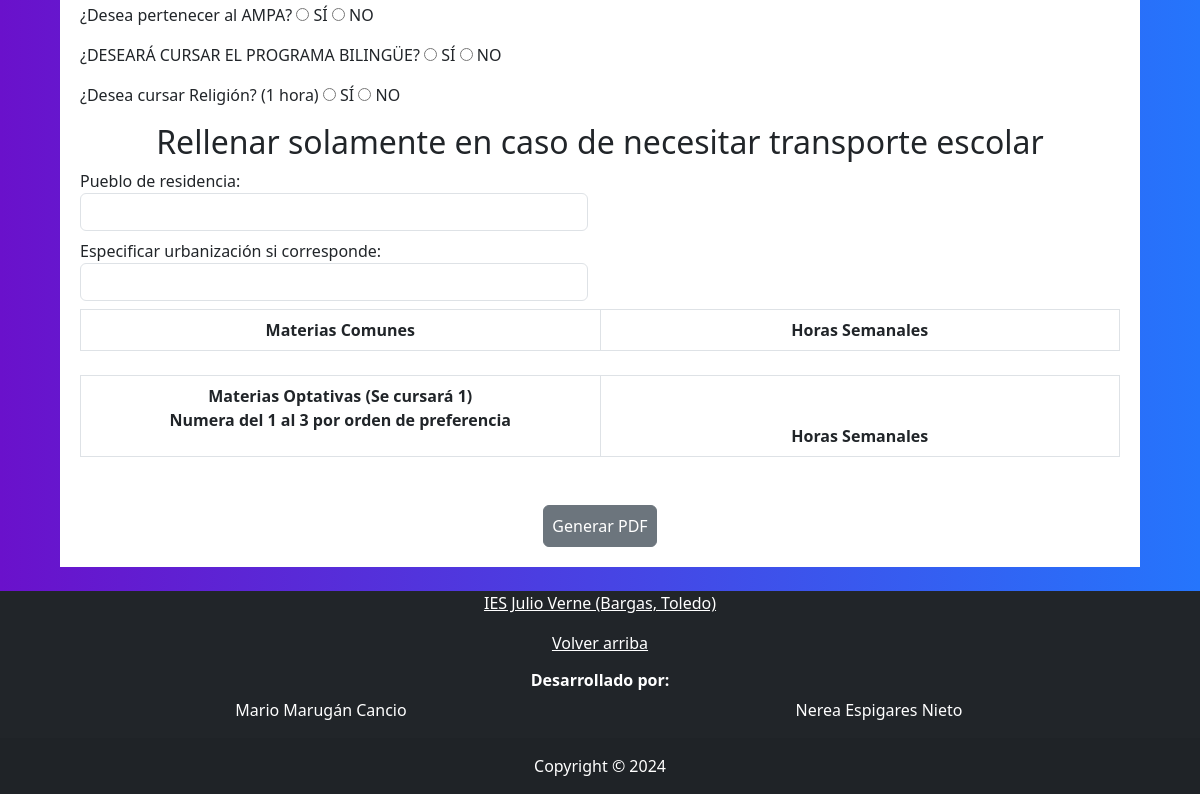
/prematricula/cursos/ESO/1ESO.php (lower part), run on an earlier commit of the app's database.
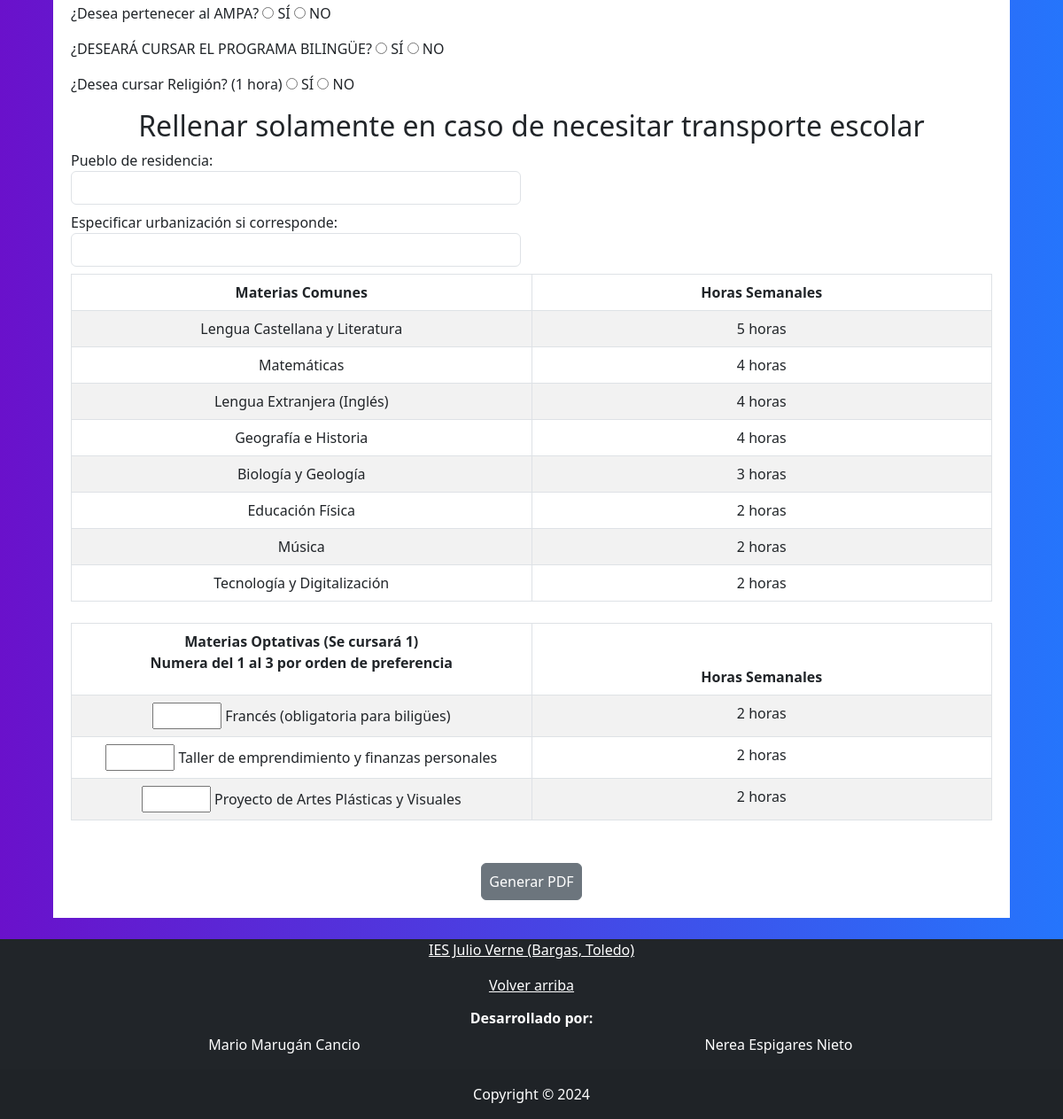
And on a later commit of the database.
### tables this page shows
CREATE TABLE Asignaturas(
	cod_asignatura INT PRIMARY KEY AUTO_INCREMENT,
    nombre VARCHAR(100) NOT NULL,
    horas INT NOT NULL,
    curso VARCHAR(30) NOT NULL,
    tipo VARCHAR(40)
);

### prematricula/cursos/ESO/navESO.php (called while the page is built, shortened)
<?php
$religion = "";
$bilingue = "";
$asignaturasOptativas = [];
$ampa = "";
$pueblo_transporte = "";
$urbanizacion_transporte = "";
?>

### prematricula/cursos/ESO/1ESO.php (the view, shortened to what this page needs)
<!DOCTYPE html>
<html lang="en">
<head>
    <link rel="stylesheet" href="../../../css/bootstrap.min.css">
    <link rel="stylesheet" type="text/css" href="../../../css/app.css">
  <link rel="stylesheet" type="text/css" href="../../../css/prematriculas.css">
    <link href="https://cdn.jsdelivr.net/npm/bootstrap@5.3.0-alpha3/dist/css/bootstrap.min.css" rel="stylesheet">
    <?php
        require('../../../archivosComunes/conexion.php');
    ?>
</head>
<body>
    <?php
    include('navESO.php');
    ?>
    <div class="fondo">
        <div class="matricula mt-4">
            <form id="matriculas" action="../../generate_pdf.php" method="post">
                <?php
                    include('../formularioComun.php');
                ?>
                <div class="form-group mb-2">
                <p>¿DESEARÁ CURSAR EL PROGRAMA BILINGÜE?
                    <?php if($bilingue == "SI"){
                        echo '<input type="radio" id="bilingue_si" name="bilingue" value="SI" checked> SÍ ';
                        echo '<input type="radio" id="bilingue_no" name="bilingue" value="NO"> NO</p>';
                    }else if($bilingue == "NO"){
                        echo '<input type="radio" id="bilingue_si" name="bilingue" value="SI"> SÍ ';
                        echo '<input type="radio" id="bilingue_no" name="bilingue" value="NO" checked> NO</p>';
                    }else{
                        echo '<input type="radio" id="bilingue_si" name="bilingue" value="SI"> SÍ ';
                        echo '<input type="radio" id="bilingue_no" name="bilingue" value="NO"> NO</p>';
                    }
                    ?>
                                    </div>
                <div class="form-group mb-2">
                <p>¿Desea cursar Religión? (1 hora)
                <?php if($religion == "SI"){
                        echo '<input type="radio" id="religion_si" name="religion" value="SI" checked> SÍ ';
                        echo '<input type="radio" id="religion_no" name="religion" value="NO"> NO</p>';
                    }else if($religion == "NO"){
                            echo '<input type="radio" id="religion_si" name="religion" value="SI"> SÍ ';
                            echo '<input type="radio" id="religion_no" name="religion" value="NO" checked> NO</p>';
                    }else{
                        echo '<input type="radio" id="religion_si" name="religion" value="SI"> SÍ ';
                        echo '<input type="radio" id="religion_no" name="religion" value="NO"> NO</p>';
                    }
                    ?>
                </div>
                <h2 class="text-center">Rellenar solamente en caso de necesitar transporte escolar</h2>
<div class="row">
    <div class="col-md-6">
        <div class="form-group mb-2">
            <label for="pueblo_transporte">Pueblo de residencia:</label>
            <input class="form-control" type="text" id="pueblo_transporte" name="pueblo_transporte" value="<?php echo $pueblo_transporte; ?>">
        </div>
        <div class="form-group mb-2">
            <label for="urbanizacion_transporte">Especificar urbanización si corresponde:</label>
            <input class="form-control" type="text" id="urbanizacion_transporte" name="urbanizacion_transporte" value="<?php echo $urbanizacion_transporte; ?>">
        </div>
    </div>
</div>
                <div class="form-group mb-4">
                <table class="table table-bordered table-striped table-hover text-center">
                    <thead>
                        <tr>
                            <th scope="col">Materias Comunes</th>
                            <th scope="col">Horas Semanales</th>
                        </tr>
                    </thead>
                    <tbody>
                        <?php
                            $select = "SELECT cod_asignatura, nombre, horas, curso, tipo FROM Asignaturas WHERE curso LIKE '1ESO' AND tipo LIKE '%comunes'";
                            $resul = $db->query($select);
                            while ($asignatura = $resul->fetch(PDO::FETCH_ASSOC)) {
                                echo '<tr>';
                                    echo '<td id="asignaturas_comumnes'.$asignatura['cod_asignatura'].'">'.$asignatura['nombre'].'</td>';
                                    echo '<td id="horas_comumnes'.$asignatura['cod_asignatura'].'">'.$asignatura['horas'].' horas</td>';
                                echo "</tr>";
                            }
                        ?>
                    </tbody>
                </table>
                </div>
                <div class="form-group mb-5">
                <table class="table table-bordered table-striped table-hover text-center">
                    <thead>
                        <tr>
                            <th scope="col">Materias Optativas (Se cursará 1)
                                <p>Numera del 1 al 3 por orden de preferencia</p>
                            </th>
                            <th scope="col">Horas Semanales</th>
                        </tr>
                    </thead>
                    <tbody>
                        <?php
                            $select = "SELECT cod_asignatura, nombre, horas, curso, tipo FROM Asignaturas WHERE curso LIKE '1ESO' AND tipo LIKE '%optativas'";
                            $resul = $db->query($select);
                            $idClasesOptativas = 1;
                            while ($asignatura = $resul->fetch(PDO::FETCH_ASSOC)) {
                                if(count($asignaturasOptativas)>0){
                                $i=0;
                                while($i < count($asignaturasOptativas)){
                                    if($asignaturasOptativas[$i] == $asignatura['cod_asignatura']){
                                        echo '<tr>';
                                            echo '<td id="'.$idClasesOptativas++.'_optativas"> <input class="clasesOptativas" type="number" name="materias_optativas" min="1" max="3" value='.$asignaturasOptativasPreferencias[$i].'> '.$asignatura['nombre'].'</td>';
                                            echo '<td id="horas_optativas'.$asignatura['cod_asignatura'].'">'.$asignatura['horas'].' horas</td>';
                                        echo "</tr>";
                                    }
                                    $i = $i + 1;
                                }
                            }else{
                                        echo '<tr>';
                                            echo '<td id="'.$idClasesOptativas++.'_optativas"> <input class="clasesOptativas" type="number" name="materias_optativas" min="1" max="3"> '.$asignatura['nombre'].'</td>';
                                            echo '<td id="horas_optativas'.$asignatura['cod_asignatura'].'">'.$asignatura['horas'].' horas</td>';
                                        echo "</tr>";
                            }
                            }
                        ?>
                    </tbody>
                </table>
                </div>
                <div class="d-flex w-100 justify-content-center">
                <button type="button" onclick="validarDatos()" class="btn btn-secondary p-2">Generar PDF</button>
                </div>
            </form>
        </div>
    </div>
    <?php
    include('./../../footer.php');
    ?>
</body>
</html>

### prematricula/cursos/formularioComun.php (shortened to what this page needs)
<div class="form-group mb-2">
                <p>¿Desea pertenecer al AMPA?
                <?php if($ampa == "SI"){
                        echo '<input type="radio" id="ampa_si" name="ampa" value="SI" checked> SÍ ';
                        echo '<input type="radio" id="ampa_no" name="ampa" value="NO"> NO</p>';
                    }else if($ampa == "NO"){
                            echo '<input type="radio" id="ampa_si" name="ampa" value="SI"> SÍ ';
                            echo '<input type="radio" id="ampa_no" name="ampa" value="NO" checked> NO</p>';
                    }else{
                        echo '<input type="radio" id="ampa_si" name="ampa" value="SI"> SÍ ';
                        echo '<input type="radio" id="ampa_no" name="ampa" value="NO"> NO</p>';
                    }
                    ?>
                </div>

### prematricula/footer.php
<footer class="bg-dark text-center  text-white mt-4">
        <p class="col-12 text-center"><a class="text-white" href="http://ies-julioverne.centros.castillalamancha.es/" target="_blank" class="text-decoration-none p-2">IES Julio Verne (Bargas, Toledo)</a></p>
        <a href="#" class="col-12 text-white">Volver arriba</a>
        <div id="footerCredits" class="text-center my-2 p-2">
            <h6 class="fw-bold">Desarrollado por:</h6>
            <div class="row container mx-auto justify-content-center">
              <div class="col-12 col-md-6">Mario Marugán Cancio</div>
                <div class="col-12 col-md-6">Nerea Espigares Nieto</div>
            </div>
        </div>
        <div class="text-center p-3" style="background-color: rgba(0, 0, 0, 0.05);">
            Copyright &copy; 2024
        </div>
</footer>

### css/app.css (style rules this page uses)
html { box-sizing: border-box; }
*, *:before, *:after { box-sizing: inherit; }
body { font-family: Verdana, Geneva, Tahoma, sans-serif; font-size: 1.6rem; line-height: 2; color: white; background: -webkit-linear-gradient(to right, rgba(106, 17, 203, 1), rgba(37, 117, 252, 1)); background: linear-gradient(to right, rgba(106, 17, 203, 1), rgba(37, 117, 252, 1)); }

### css/prematriculas.css (style rules this page uses)
.fondo { display: flex; justify-content: center; }
.matricula { width: 90%; background-color: white; padding: 20px; }
table, thead, th, tbody,tr, td { border-width: 1px; border: 1px solid black; border-collapse: collapse; width: 50%; }

What changed in the data, as far as the page shows it:
added asignaturas: nombre "Lengua Castellana y Literatura", horas "5", shown under "Rellenar solamente en caso de necesitar transporte escolar"
added asignaturas: nombre "Matemáticas", horas "4", shown under "Rellenar solamente en caso de necesitar transporte escolar"
added asignaturas: nombre "Lengua Extranjera (Inglés)", horas "4", shown under "Rellenar solamente en caso de necesitar transporte escolar"
added asignaturas: nombre "Geografía e Historia", horas "4", shown under "Rellenar solamente en caso de necesitar transporte escolar"
added asignaturas: nombre "Biología y Geología", horas "3", shown under "Rellenar solamente en caso de necesitar transporte escolar"
added asignaturas: nombre "Educación Física", horas "2", shown under "Rellenar solamente en caso de necesitar transporte escolar"
added asignaturas: nombre "Música", horas "2", shown under "Rellenar solamente en caso de necesitar transporte escolar"
added asignaturas: nombre "Tecnología y Digitalización", horas "2", shown under "Rellenar solamente en caso de necesitar transporte escolar"
added asignaturas: nombre "Francés (obligatoria para biligües)", horas "2"
added asignaturas: nombre "Taller de emprendimiento y finanzas personales", horas "2"
added asignaturas: nombre "Proyecto de Artes Plásticas y Visuales", horas "2"
